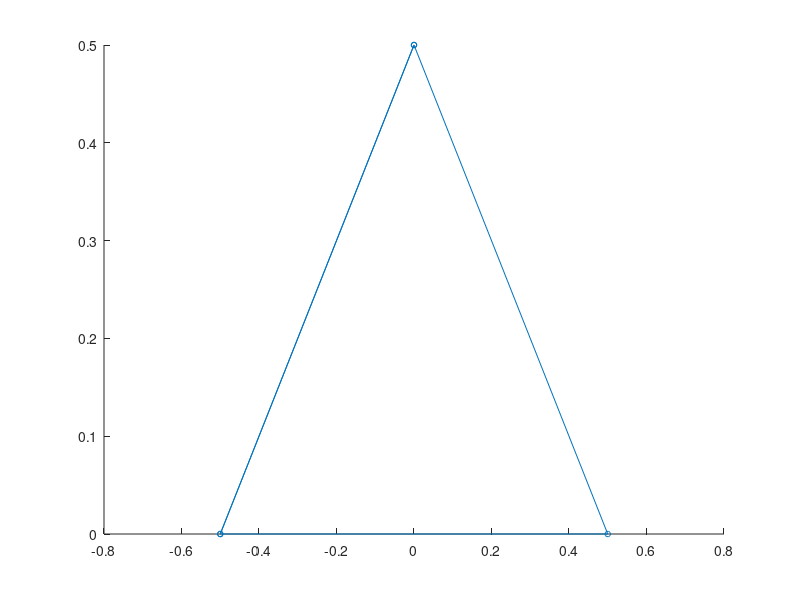

The MATLAB script that drew this image: (Note: this script raises an error after producing the figure.)
np=3;
dim=3;
ns=1500;
L=1;
Vini=0.01;
deltat=0.1;
m=1;
X=[-L/2, 0, 0 ; L/2, 0, 0 ; 0, L/2, 0];
V=[Vini, 0, 0 ; 0, -Vini, 0 ; -Vini/2, -Vini/2, 0];

f=0.5*(0.5-rand(np,dim))-0.1*V;
x_old=X;
v_old=V-f*deltat/2;
x_new=x_old;
v_new=v_old;

triang=line([x_new(:,1);x_new(1,1);x_new(end,1)],[x_new(:,2);...
    x_new(1,2);x_new(end,2)],'marker','o','markersize',4);
set(triang,'erasemode','xor');

daspect([1,1,1]);
axis([-5,5,-5,5]);

hold on


for i=1:ns
    
    f=0.5*(0.5-rand(np,dim))-0.1*v_new;
    v_new=v_old+f*deltat/m;
    x_new=x_old+v_new*deltat;
    
    v_old=v_new;
    x_old=x_new;
    
    set(triang,'XData',[x_new(:,1);x_new(1,1);x_new(end,1)],...
        'YData',[x_new(:,2);x_new(1,2);x_new(end,2)]);
    pause(0.01);
end


